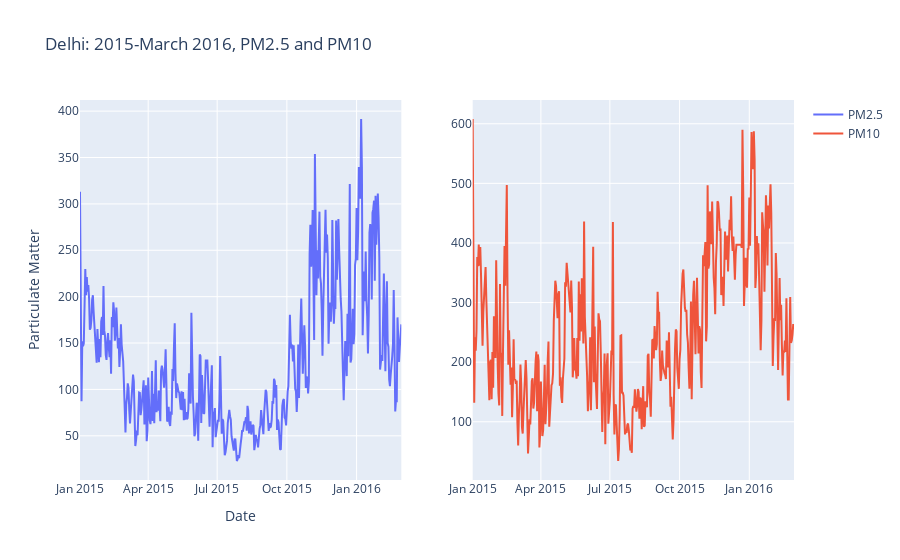

Write notebook code for a chart like this one.
### Code cell
df_delhi_year_15_16 = df_delhi[(df_delhi['Date']>='2015')&(df_delhi['Date']<'2016-03')]

fig = make_subplots(rows=1, cols=2)
fig.add_trace(go.Scatter(x=df_delhi_year_15_16['Date'], y=df_delhi_year_15_16['PM2.5'], mode='lines', name='PM2.5'),row=1, col=1)
fig.add_trace(go.Scatter(x=df_delhi_year_15_16['Date'], y=df_delhi_year_15_16['PM10'], mode='lines', name='PM10'),row=1, col=2)
fig.update_layout(title='Delhi: Jan 2015-March 2016, PM2.5 and PM10',
                  xaxis_title='Date',
                  yaxis_title='Particulate Matter')
fig.show()

### Figure 1 — Plotly figure (JSON) as saved in the notebook; plotly's stock layout.template omitted (floating-point values rounded to 4 significant figures; data arrays with more than 128 entries replaced by an {"elided": "..."} marker saying what was removed)
{"data": [{"mode": "lines", "name": "PM2.5", "type": "scatter", "x": {"elided": "425 str values"}, "xaxis": "x", "y": {"elided": "425 float values"}, "yaxis": "y"}, {"mode": "lines", "name": "PM10", "type": "scatter", "x": {"elided": "425 str values"}, "xaxis": "x2", "y": {"elided": "425 float values"}, "yaxis": "y2"}], "layout": {"title": {"text": "Delhi: 2015-March 2016, PM2.5 and PM10"}, "xaxis": {"anchor": "y", "domain": [0, 0.45], "title": {"text": "Date"}}, "xaxis2": {"anchor": "y2", "domain": [0.55, 1]}, "yaxis": {"anchor": "x", "domain": [0, 1], "title": {"text": "Particulate Matter"}}, "yaxis2": {"anchor": "x2", "domain": [0, 1]}}}
